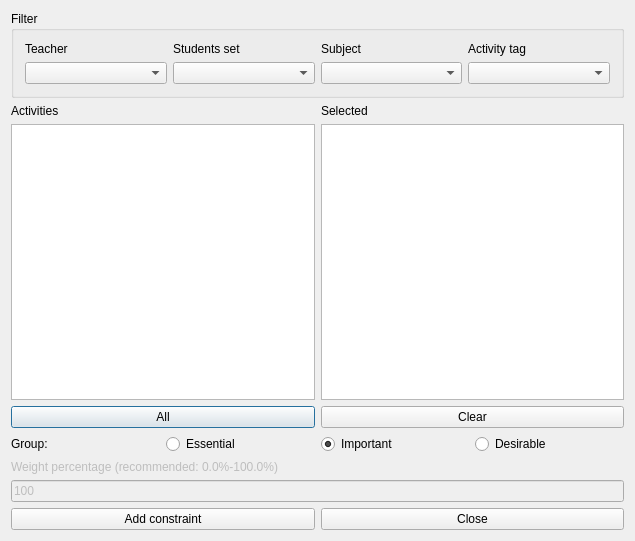
<?xml version="1.0" encoding="UTF-8"?>
<ui version="4.0">
 <class>AddConstraintActivitiesSameStartingDayForm_template</class>
 <widget class="QDialog" name="AddConstraintActivitiesSameStartingDayForm_template">
  <property name="geometry">
   <rect>
    <x>0</x>
    <y>0</y>
    <width>635</width>
    <height>541</height>
   </rect>
  </property>
  <property name="windowTitle">
   <string extracomment="This is the title of the dialog to add a new constraint of this type">Add activities same starting day</string>
  </property>
  <layout class="QGridLayout" name="gridLayout_2">
   <item row="0" column="0">
    <widget class="QGroupBox" name="filterGroupBox">
     <property name="title">
      <string>Filter</string>
     </property>
     <layout class="QGridLayout" name="gridLayout">
      <item row="0" column="0">
       <widget class="QLabel" name="teachersTextLabel">
        <property name="text">
         <string>Teacher</string>
        </property>
        <property name="wordWrap">
         <bool>false</bool>
        </property>
       </widget>
      </item>
      <item row="0" column="1">
       <widget class="QLabel" name="studentsTextLabel">
        <property name="text">
         <string>Students set</string>
        </property>
        <property name="wordWrap">
         <bool>false</bool>
        </property>
       </widget>
      </item>
      <item row="0" column="2">
       <widget class="QLabel" name="subjectsTextLabel">
        <property name="text">
         <string>Subject</string>
        </property>
        <property name="wordWrap">
         <bool>false</bool>
        </property>
       </widget>
      </item>
      <item row="0" column="3">
       <widget class="QLabel" name="activityTagsTextLabel">
        <property name="text">
         <string>Activity tag</string>
        </property>
        <property name="wordWrap">
         <bool>false</bool>
        </property>
       </widget>
      </item>
      <item row="1" column="0">
       <widget class="QComboBox" name="teachersComboBox"/>
      </item>
      <item row="1" column="1">
       <widget class="QComboBox" name="studentsComboBox"/>
      </item>
      <item row="1" column="2">
       <widget class="QComboBox" name="subjectsComboBox"/>
      </item>
      <item row="1" column="3">
       <widget class="QComboBox" name="activityTagsComboBox"/>
      </item>
     </layout>
    </widget>
   </item>
   <item row="1" column="0">
    <layout class="QHBoxLayout" name="horizontalLayout">
     <item>
      <layout class="QVBoxLayout" name="verticalLayout_2">
       <item>
        <widget class="QLabel" name="activitiesTextLabel">
         <property name="frameShape">
          <enum>QFrame::NoFrame</enum>
         </property>
         <property name="frameShadow">
          <enum>QFrame::Plain</enum>
         </property>
         <property name="text">
          <string>Activities</string>
         </property>
         <property name="wordWrap">
          <bool>false</bool>
         </property>
        </widget>
       </item>
       <item>
        <widget class="QListWidget" name="activitiesListWidget"/>
       </item>
       <item>
        <widget class="QPushButton" name="addAllActivitiesPushButton">
         <property name="text">
          <string comment="Text on a button. It refers to adding all activities from the list above this button into the current constraint">All</string>
         </property>
        </widget>
       </item>
      </layout>
     </item>
     <item>
      <layout class="QVBoxLayout" name="verticalLayout">
       <item>
        <widget class="QLabel" name="simultaneousActivitiesTextLabel">
         <property name="frameShape">
          <enum>QFrame::NoFrame</enum>
         </property>
         <property name="frameShadow">
          <enum>QFrame::Plain</enum>
         </property>
         <property name="text">
          <string comment="It refers to a list of selected activities">Selected</string>
         </property>
         <property name="wordWrap">
          <bool>false</bool>
         </property>
        </widget>
       </item>
       <item>
        <widget class="QListWidget" name="simultaneousActivitiesListWidget"/>
       </item>
       <item>
        <widget class="QPushButton" name="clearPushButton">
         <property name="text">
          <string>Clear</string>
         </property>
        </widget>
       </item>
      </layout>
     </item>
    </layout>
   </item>
   <item row="2" column="0">
    <layout class="QHBoxLayout" name="horizontalLayout_4">
     <item>
      <widget class="QLabel" name="groupTextLabel">
       <property name="text">
        <string>Group:</string>
       </property>
      </widget>
     </item>
     <item>
      <widget class="QRadioButton" name="essentialRadioButton">
       <property name="text">
        <string>Essential</string>
       </property>
      </widget>
     </item>
     <item>
      <widget class="QRadioButton" name="importantRadioButton">
       <property name="text">
        <string>Important</string>
       </property>
       <property name="checked">
        <bool>true</bool>
       </property>
      </widget>
     </item>
     <item>
      <widget class="QRadioButton" name="desirableRadioButton">
       <property name="text">
        <string>Desirable</string>
       </property>
      </widget>
     </item>
    </layout>
   </item>
   <item row="3" column="0">
    <layout class="QVBoxLayout">
     <item>
      <widget class="QLabel" name="weightTextLabel">
       <property name="enabled">
        <bool>false</bool>
       </property>
       <property name="frameShape">
        <enum>QFrame::NoFrame</enum>
       </property>
       <property name="frameShadow">
        <enum>QFrame::Plain</enum>
       </property>
       <property name="text">
        <string>Weight percentage (recommended: 0.0%-100.0%)</string>
       </property>
       <property name="wordWrap">
        <bool>false</bool>
       </property>
      </widget>
     </item>
     <item>
      <widget class="QLineEdit" name="weightLineEdit">
       <property name="enabled">
        <bool>false</bool>
       </property>
       <property name="text">
        <string notr="true">100</string>
       </property>
      </widget>
     </item>
    </layout>
   </item>
   <item row="4" column="0">
    <layout class="QHBoxLayout">
     <item>
      <widget class="QPushButton" name="addConstraintPushButton">
       <property name="text">
        <string>Add constraint</string>
       </property>
      </widget>
     </item>
     <item>
      <widget class="QPushButton" name="closePushButton">
       <property name="text">
        <string>Close</string>
       </property>
      </widget>
     </item>
    </layout>
   </item>
  </layout>
 </widget>
 <layoutdefault spacing="6" margin="11"/>
 <resources/>
 <connections/>
</ui>
